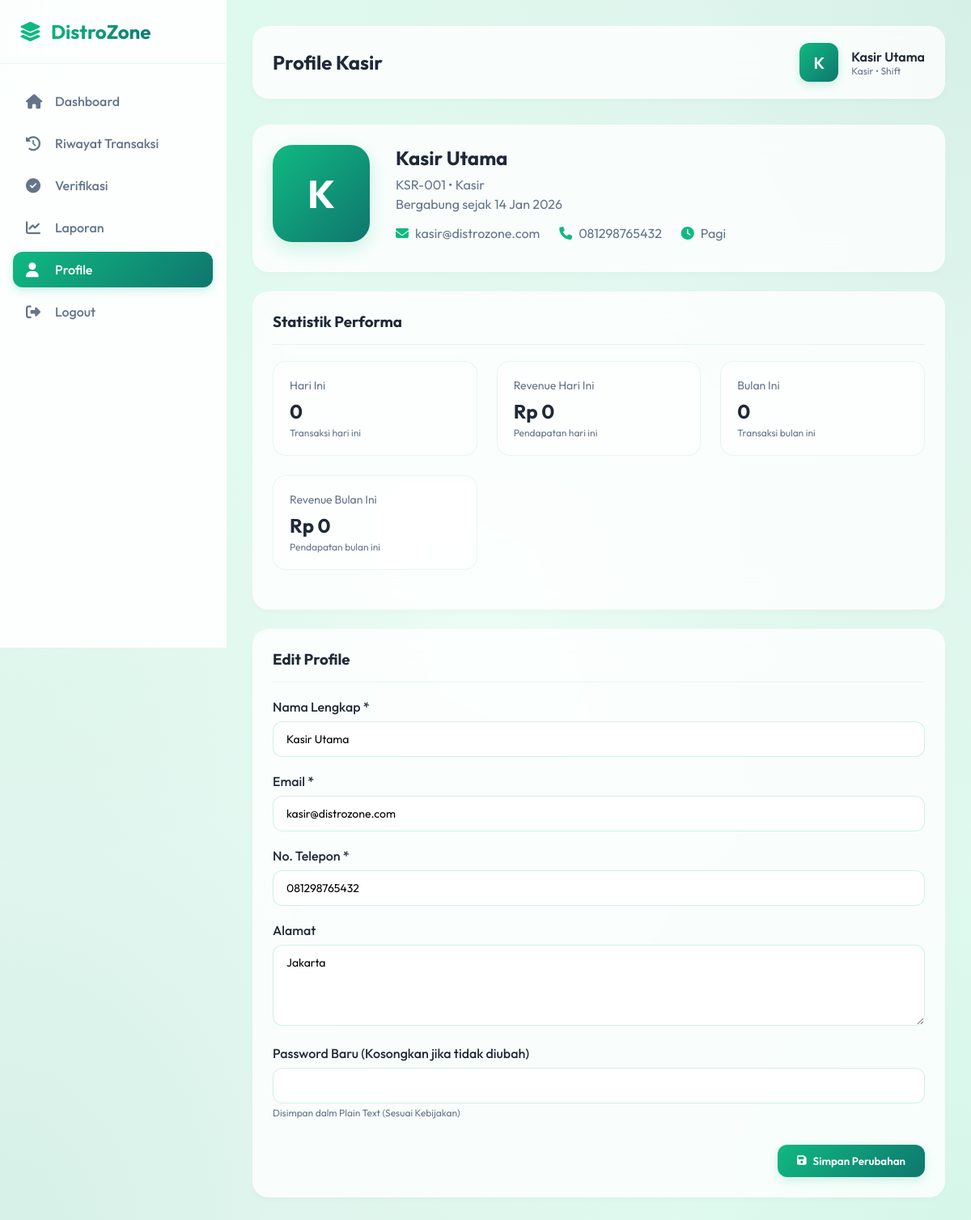
/kasir/profile.php (signed in), run on the app's committed database.
### tables this page shows
CREATE TABLE `users` (
  `id` int(11) NOT NULL AUTO_INCREMENT,
  `user_code` varchar(20) NOT NULL,
  `username` varchar(50) NOT NULL,
  `password` varchar(255) NOT NULL,
  `nama` varchar(100) NOT NULL,
  `email` varchar(100) NOT NULL,
  `alamat` text DEFAULT NULL,
  `no_telp` varchar(20) DEFAULT NULL,
  `nik` varchar(20) DEFAULT NULL,
  `role` enum('admin','kasir','customer') NOT NULL DEFAULT 'customer',
  `shift` varchar(20) DEFAULT NULL,
  `foto` varchar(255) DEFAULT NULL,
  `status` enum('active','inactive') NOT NULL DEFAULT 'active',
  `created_at` timestamp NOT NULL DEFAULT current_timestamp(),
  `updated_at` timestamp NOT NULL DEFAULT current_timestamp() ON UPDATE current_timestamp(),
  PRIMARY KEY (`id`),
  UNIQUE KEY `username` (`username`),
  UNIQUE KEY `email` (`email`),
  UNIQUE KEY `user_code` (`user_code`)
);

### includes/functions.php (called while the page is built, shortened)
<?php
function format_rupiah($angka) {
    return 'Rp ' . number_format($angka, 0, ',', '.');
}
?>

### kasir/profile.php (the view, shortened to what this page needs)
<?php
require_once '../includes/functions.php';
$db = new Database();
$conn = $db->getConnection();
$kasir_id = $_SESSION['user_id'];
$query = "SELECT * FROM users WHERE id = :id";
$stmt = $conn->prepare($query);
$stmt->execute(['id' => $kasir_id]);
$kasir = $stmt->fetch(PDO::FETCH_ASSOC);
$today = date('Y-m-d');
$this_month = date('Y-m');
$query = "SELECT
            COUNT(*) as transactions_today,
            SUM(grand_total) as revenue_today,
            AVG(grand_total) as avg_transaction_today
          FROM transaksi
          WHERE DATE(tanggal) = :today
          AND kasir_id = :kasir_id
          AND status IN ('completed', 'verified')";
$stmt = $conn->prepare($query);
$stmt->execute(['today' => $today, 'kasir_id' => $kasir_id]);
$today_stats = $stmt->fetch(PDO::FETCH_ASSOC);
$query = "SELECT
            COUNT(*) as transactions_month,
            SUM(grand_total) as revenue_month,
            AVG(grand_total) as avg_transaction_month
          FROM transaksi
          WHERE DATE_FORMAT(tanggal, '%Y-%m') = :month
          AND kasir_id = :kasir_id
          AND status IN ('completed', 'verified')";
$stmt = $conn->prepare($query);
$stmt->execute(['month' => $this_month, 'kasir_id' => $kasir_id]);
$month_stats = $stmt->fetch(PDO::FETCH_ASSOC);
?>
<!DOCTYPE html>
<html lang="id">
<head>
    <link rel="stylesheet" href="https://cdnjs.cloudflare.com/ajax/libs/font-awesome/6.4.0/css/all.min.css">
</head>
<body>
    <div class="dashboard-container">
        <aside class="sidebar">
            <div class="logo">
                <i class="fas fa-layer-group"></i>
                <h1>DistroZone</h1>
            </div>
            <ul class="nav-menu">
                <li class="nav-item"><a href="index.php" class="nav-link"><i class="fas fa-home"></i>Dashboard</a></li>
                <li class="nav-item"><a href="transaksi.php?view=recent" class="nav-link"><i class="fas fa-history"></i>Riwayat Transaksi</a></li>
                <li class="nav-item"><a href="verifikasi.php" class="nav-link"><i class="fas fa-check-circle"></i>Verifikasi</a></li>
                <li class="nav-item"><a href="laporan.php" class="nav-link"><i class="fas fa-chart-line"></i>Laporan</a></li>
                <li class="nav-item"><a href="profile.php" class="nav-link active"><i class="fas fa-user"></i>Profile</a></li>
                <li class="nav-item"><a href="../auth/logout.php" class="nav-link"><i class="fas fa-sign-out-alt"></i>Logout</a></li>
            </ul>
        </aside>
        <main class="main-content">
            <div class="top-bar">
                <h2>Profile Kasir</h2>
                <div class="user-info">
                    <div class="user-avatar">
                        <?php echo strtoupper(substr($_SESSION['nama'], 0, 1)); ?>
                    </div>
                    <div>
                        <div style="font-weight: 600;"><?php echo $_SESSION['nama']; ?></div>
                        <div style="font-size: 12px; color: var(--text-light);">Kasir • <?php echo $_SESSION['shift'] ?? 'Shift'; ?></div>
                    </div>
                </div>
            </div>
            <div class="content-card">
                <div class="profile-header">
                    <div class="profile-avatar">
                        <?php echo strtoupper(substr($kasir['nama'], 0, 1)); ?>
                    </div>
                    <div class="profile-info">
                        <h2><?php echo htmlspecialchars($kasir['nama']); ?></h2>
                        <div style="color: var(--text-light); margin-bottom: 4px;">
                            <?php echo htmlspecialchars($kasir['user_code']); ?> • Kasir
                        </div>
                        <div style="color: var(--text-light);">Bergabung sejak <?php echo date('d M Y', strtotime($kasir['created_at'])); ?></div>
                        <div class="profile-meta">
                            <div class="meta-item">
                                <i class="fas fa-envelope"></i>
                                <span><?php echo htmlspecialchars($kasir['email']); ?></span>
                            </div>
                            <div class="meta-item">
                                <i class="fas fa-phone"></i>
                                <span><?php echo htmlspecialchars($kasir['no_telp']); ?></span>
                            </div>
                            <div class="meta-item">
                                <i class="fas fa-clock"></i>
                                <span><?php echo htmlspecialchars($kasir['shift'] ?? '-'); ?></span>
                            </div>
                        </div>
                    </div>
                </div>
            </div>
            <div class="content-card">
                <h3>Statistik Performa</h3>
                <div class="stats-grid">
                    <div class="stat-card">
                        <div class="stat-title">Hari Ini</div>
                        <div class="stat-value"><?php echo number_format($today_stats['transactions_today'] ?? 0); ?></div>
                        <div class="stat-subtitle">Transaksi hari ini</div>
                    </div>
                    <div class="stat-card">
                        <div class="stat-title">Revenue Hari Ini</div>
                        <div class="stat-value"><?php echo format_rupiah($today_stats['revenue_today'] ?? 0); ?></div>
                        <div class="stat-subtitle">Pendapatan hari ini</div>
                    </div>
                    <div class="stat-card">
                        <div class="stat-title">Bulan Ini</div>
                        <div class="stat-value"><?php echo number_format($month_stats['transactions_month'] ?? 0); ?></div>
                        <div class="stat-subtitle">Transaksi bulan ini</div>
                    </div>
                    <div class="stat-card">
                        <div class="stat-title">Revenue Bulan Ini</div>
                        <div class="stat-value"><?php echo format_rupiah($month_stats['revenue_month'] ?? 0); ?></div>
                        <div class="stat-subtitle">Pendapatan bulan ini</div>
                    </div>
                </div>
            </div>
            <div class="content-card">
                <h3>Edit Profile</h3>
                <form method="POST">
                    <div class="form-group">
                        <label for="nama">Nama Lengkap *</label>
                        <input type="text" id="nama" name="nama" class="form-control"
                               value="<?php echo htmlspecialchars($kasir['nama']); ?>" required>
                    </div>
                    <div class="form-group">
                        <label for="email">Email *</label>
                        <input type="email" id="email" name="email" class="form-control"
                               value="<?php echo htmlspecialchars($kasir['email']); ?>" required>
                    </div>
                    <div class="form-group">
                        <label for="no_telp">No. Telepon *</label>
                        <input type="tel" id="no_telp" name="no_telp" class="form-control"
                               value="<?php echo htmlspecialchars($kasir['no_telp']); ?>" required>
                    </div>
                    <div class="form-group">
                        <label for="alamat">Alamat</label>
                        <textarea id="alamat" name="alamat" class="form-control"><?php echo htmlspecialchars($kasir['alamat'] ?? ''); ?></textarea>
                    </div>
                    <div class="form-group">
                        <label for="password">Password Baru (Kosongkan jika tidak diubah)</label>
                        <input type="password" id="password" name="password" class="form-control">
                        <div style="font-size: 12px; color: var(--text-light); margin-top: 4px;">
                            Disimpan dalm Plain Text (Sesuai Kebijakan)
                        </div>
                    </div>
                    <div style="display: flex; justify-content: flex-end; margin-top: 32px;">
                        <button type="submit" class="btn btn-primary">
                            <i class="fas fa-save"></i> Simpan Perubahan
                        </button>
                    </div>
                </form>
            </div>
        </main>
    </div>
</body>
</html>

### data on the page
users: nama "K", nama "Kasir Utama", user_code "KSR-001", created_at "14 Jan 2026", email "kasir@distrozone.com", no_telp "081298765432", shift "Pagi", alamat "Jakarta"

### other printed values
substr($_SESSION['nama'], 0, 1) "K"
$_SESSION['nama'] "Kasir Utama"
$_SESSION['shift'] "Shift"
$today_stats['transactions_today'] "0"
format_rupiah($today_stats['revenue_today'] ?? 0) "Rp 0"
$month_stats['transactions_month'] "0"
format_rupiah($month_stats['revenue_month'] ?? 0) "Rp 0"
